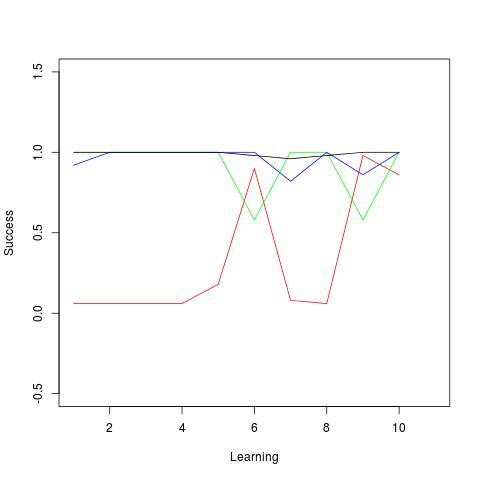

Generate this figure with R:
Data1 = read.table("1.out",sep=",")
Data2 = read.table("2.out",sep=",")
Data5 = read.table("5.out",sep=",")
Data10 = read.table("10.out",sep=",")

success1 =colSums(Data1)/50
success2 =colSums(Data2)/50
success5 =colSums(Data5)/50
success10 =colSums(Data10)/50

jpeg("plot.jpg")
x<-seq(1:11)

plot(x, success1,type="l", col="red", xlab="Learning", ylab="Success",ylim=c(-0.5,1.5))

points(x, success2,type="l", col="green")
points(x, success5,type="l", col="blue")

points(x, success10,type="l")

dev.off()
